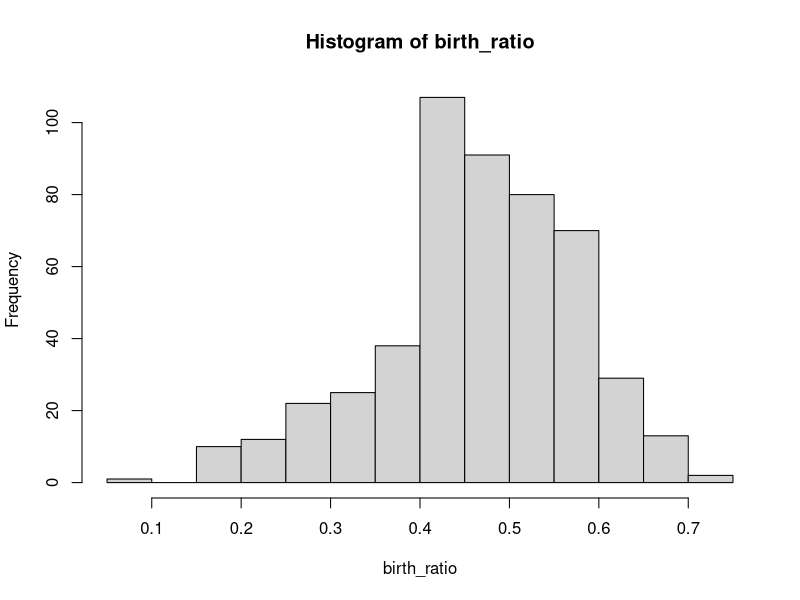

The R source for this figure:
birth_ratio <- rep(0,500)
for (mm in 1:500){
  girls <- rep(0,10)
  for(nn in 1:10){
    while(rbinom(1,1,0.5) == 0){
      girls[nn] <- girls[nn] + 1
    }
  }
  # YY: boys are always 10
  birth_ratio[mm] <- sum(girls) / (sum(girls) + 10)
}

hist(birth_ratio)
mean(birth_ratio)
